Frame 1 (no input): blank canvas, image omitted
Frame 60 (no input): blank canvas, image omitted
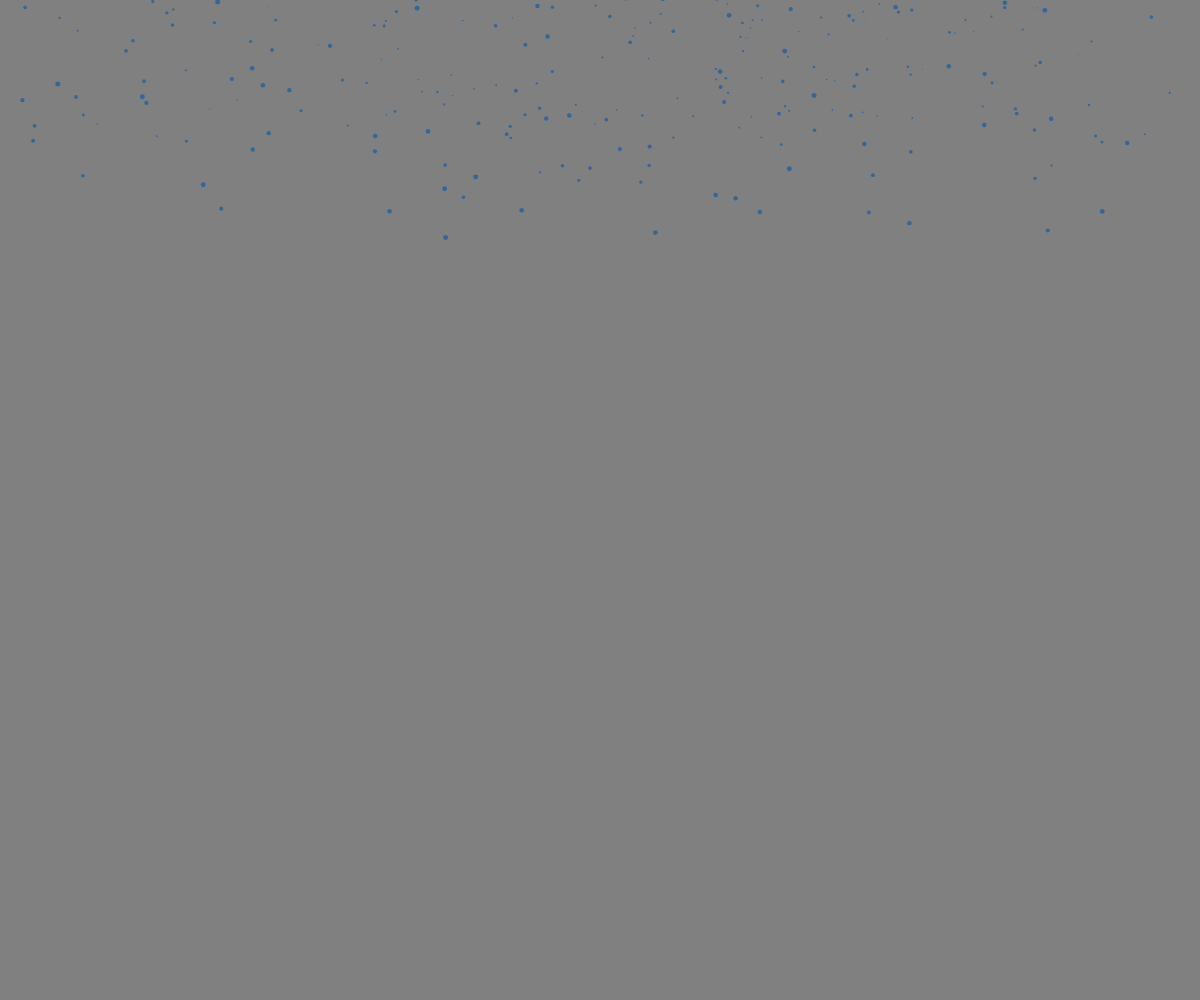
Frame 120 (the mouse pressed at the canvas centre since frame 60)

The p5.js sketch whose frames 1 and 60 were blank and that drew this single picture after the mouse press (run headless with seeded random() and noise() and a simulated clock; from frame 60 on, the mouse is pressed at the canvas centre):

// p5.js sketch
// ── sketch.js
let snowflakes = []; // array to hold snowflake objects

function setup() {
  createCanvas(windowWidth, windowHeight);
  fill(51, 102, 153);
  noStroke();
}

function draw() {
  background(128, 128, 128);
  let t = frameCount / 50; // update time

  // create a random number of snowflakes each frame
  for (let i = 0; i < random(5); i++) {
    snowflakes.push(new snowflake()); // append snowflake object
  }

  // loop through snowflakes with a for..of loop
  for (let flake of snowflakes) {
    flake.update(t); // update snowflake position
    flake.display(); // draw snowflake
  }
}

// snowflake class
function snowflake() {
  // initialize coordinates
  this.posX = 0;
  this.posY = random(-50, 0);
  this.initialangle = random(0, 6 * PI);
  this.size = random(0,5, 7);

  // radius of snowflake spiral
  // chosen so the snowflakes are uniformly spread out in area
  this.radius = sqrt(random(pow(width / 2, 2)));

  this.update = function(time) {
    // x position follows a circle
    let w = 0.4; // angular speed
    let angle = w * time + this.initialangle;
    this.posX = width / 2 + this.radius * sin(angle);

    // different size snowflakes fall at slightly different y speeds
    this.posY += pow(this.size, 0.5);

    // delete snowflake if past end of screen
    if (this.posY > height) {
      let index = snowflakes.indexOf(this);
      snowflakes.splice(index, 1);
    }
  };

  this.display = function() {
    ellipse(this.posX, this.posY, this.size);
  };
}
